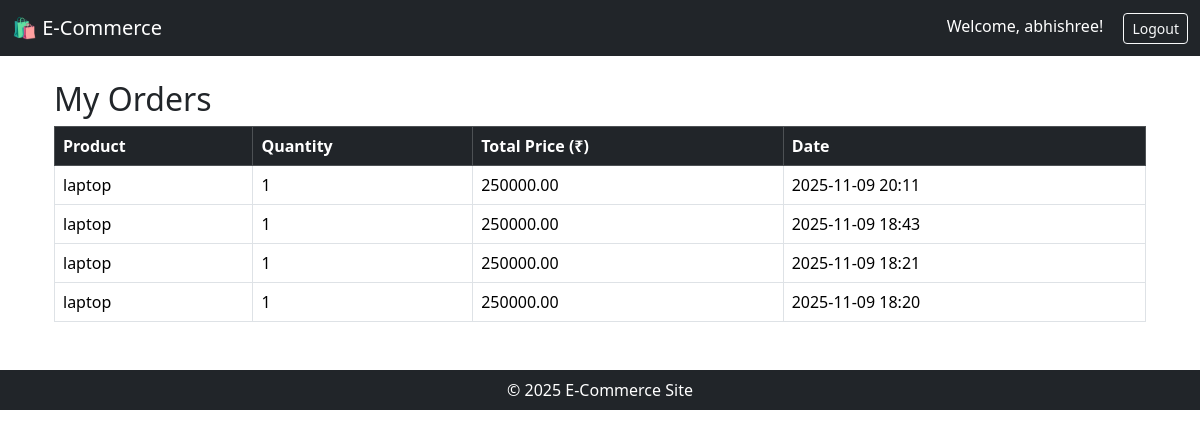
Page /orders/my-orders/ (signed in) on the committed database.
### accounts/models.py (models this page shows, shortened)
class User(AbstractUser):
    ROLE_CHOICES = (
        ('user', 'User'),
        ('admin', 'Admin'),
    )
    role = models.CharField(max_length=10, choices=ROLE_CHOICES, default='user')

### orders/models.py (models this page shows, shortened)
class Order(models.Model):
    user = models.ForeignKey(settings.AUTH_USER_MODEL, on_delete=models.CASCADE)
    product = models.ForeignKey(Product, on_delete=models.CASCADE)
    quantity = models.PositiveIntegerField(default=1)
    total_price = models.DecimalField(max_digits=10, decimal_places=2)
    created_at = models.DateTimeField(auto_now_add=True)

### products/models.py (models this page shows, shortened)
class Product(models.Model):
    name = models.CharField(max_length=200)
    slug = models.SlugField(unique=True, blank=True)
    category = models.CharField(max_length=100, blank=True)
    price = models.DecimalField(max_digits=10, decimal_places=2)
    stock = models.PositiveIntegerField(default=0)
    description = models.TextField(blank=True)
    image = models.URLField(blank=True)
    created_at = models.DateTimeField(auto_now_add=True)
    is_deleted = models.BooleanField(default=False)

### orders/views.py (the view)
# urls.py: path('my-orders/', views.my_orders, name='my_orders'),
@login_required
def my_orders(request):
    orders = Order.objects.filter(user=request.user).order_by('-created_at')
    return render(request, "orders/my_orders.html", {"orders": orders})

### templates/orders/my_orders.html
{% extends 'base.html' %}
{% block content %}
<div class="container mt-4">
    <h2>My Orders</h2>
    <table class="table table-bordered">
        <thead class="table-dark">
            <tr>
                <th>Product</th>
                <th>Quantity</th>
                <th>Total Price (₹)</th>
                <th>Date</th>
            </tr>
        </thead>
        <tbody>
            {% for order in orders %}
            <tr>
                <td>{{ order.product.name }}</td>
                <td>{{ order.quantity }}</td>
                <td>{{ order.total_price }}</td>
                <td>{{ order.created_at|date:"Y-m-d H:i" }}</td>
            </tr>
            {% empty %}
            <tr><td colspan="4">No orders found.</td></tr>
            {% endfor %}
        </tbody>
    </table>
</div>
{% endblock %}

### templates/base.html (shortened to what this page needs)
<html lang="en">
<head>
    <link rel="stylesheet" href="https://cdn.jsdelivr.net/npm/bootstrap@5.3.2/dist/css/bootstrap.min.css">
</head>
<body>
    <nav class="navbar navbar-dark bg-dark">
        <div class="container-fluid d-flex justify-content-between align-items-center">
            <a class="navbar-brand" href="{% url 'product_list' %}">🛍️ E-Commerce</a>
            <div>
                {% if user.is_authenticated %}
                    <span class="text-white me-3">Welcome, {{ user.username }}!</span>
                    <a href="{% url 'logout' %}" class="btn btn-outline-light btn-sm">Logout</a>
                {% else %}
                    <a href="{% url 'login' %}" class="btn btn-outline-light btn-sm me-2">Login</a>
                    <a href="{% url 'register' %}" class="btn btn-outline-light btn-sm">Register</a>
                {% endif %}
            </div>
        </div>
    </nav>
    <div class="container mt-4">
        {% block content %}{% endblock %}
    </div>
    <footer class="text-center text-white bg-dark mt-5 py-2">
        © 2025 E-Commerce Site
    </footer>
</body>
</html>

### rows in the picture
User: username "abhishree"
Order: product.name "laptop", quantity "1", total_price "250000.00", created_at "2025-11-09 20:11"
Order: product.name "laptop", quantity "1", total_price "250000.00", created_at "2025-11-09 18:43"
Order: product.name "laptop", quantity "1", total_price "250000.00", created_at "2025-11-09 18:21"
Order: product.name "laptop", quantity "1", total_price "250000.00", created_at "2025-11-09 18:20"
